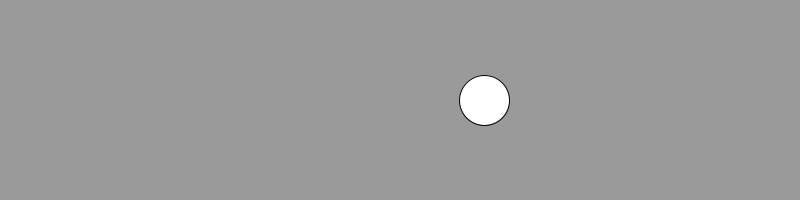
Frame 1 (no input)
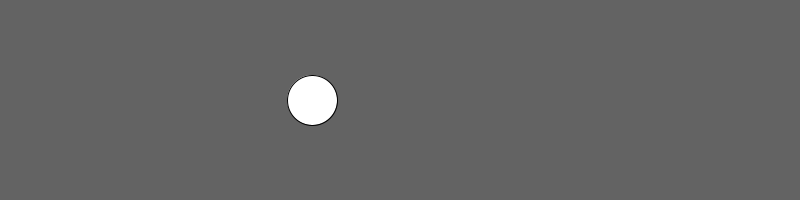
Frame 60 (the mouse pressed at the canvas centre just before this capture)
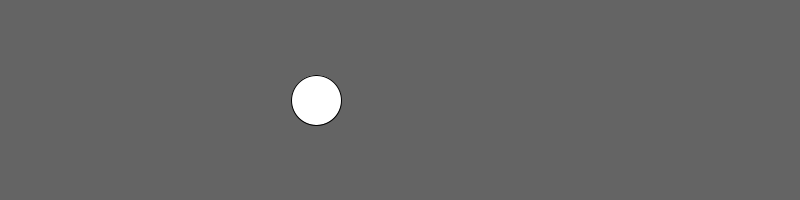
Frame 120 (the mouse held since frame 60 and released just before this capture)

The Processing sketch that drew these frames (run headless with seeded random() and noise(); from frame 60 on, the mouse is pressed at the canvas centre):

// Processing sketch: s054_animated_noise
// ── s054_animated_noise.pde
void setup() {
  size(800, 200);
}

void draw() {
  float n = noise(frameCount * 0.01);
  
  background(255 * n);
  float x = width * n;
  float y = height/2;
  
  ellipse(x, y, 50, 50);
}

// noise always returns a value between 0 and 1
